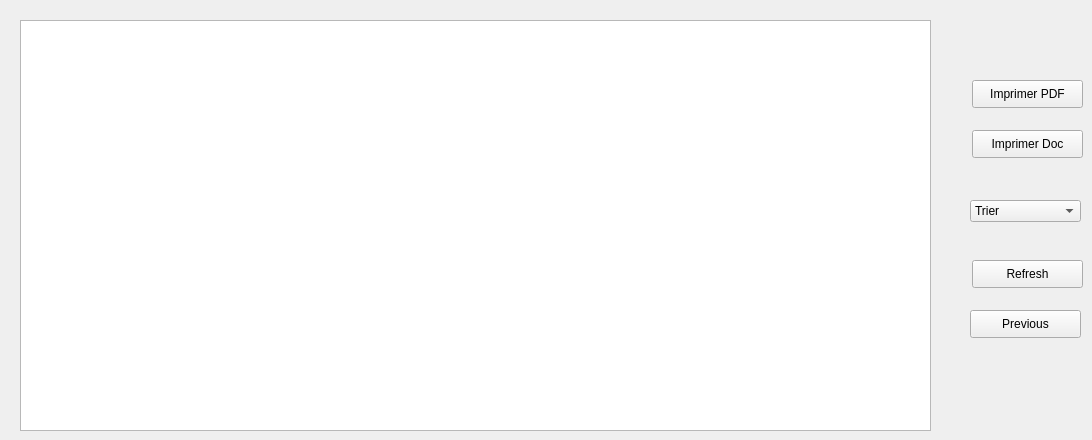
      <widget class="QWidget" name="tab_4">
       <attribute name="title">
        <string>Afficher Commandes de Ventes</string>
       </attribute>
       <widget class="QTableView" name="tableView_Com">
        <property name="geometry">
         <rect>
          <x>20</x>
          <y>20</y>
          <width>911</width>
          <height>411</height>
         </rect>
        </property>
       </widget>
       <widget class="QPushButton" name="pushButton_7">
        <property name="geometry">
         <rect>
          <x>972</x>
          <y>80</y>
          <width>111</width>
          <height>28</height>
         </rect>
        </property>
        <property name="text">
         <string>Imprimer PDF</string>
        </property>
       </widget>
       <widget class="QPushButton" name="pushButton_8">
        <property name="geometry">
         <rect>
          <x>972</x>
          <y>130</y>
          <width>111</width>
          <height>28</height>
         </rect>
        </property>
        <property name="text">
         <string>Imprimer Doc</string>
        </property>
       </widget>
       <widget class="QComboBox" name="comboBox_20">
        <property name="geometry">
         <rect>
          <x>970</x>
          <y>200</y>
          <width>111</width>
          <height>22</height>
         </rect>
        </property>
        <item>
         <property name="text">
          <string>Trier</string>
         </property>
        </item>
        <item>
         <property name="text">
          <string>Tout</string>
         </property>
        </item>
        <item>
         <property name="text">
          <string>Id_CommandesVente</string>
         </property>
        </item>
        <item>
         <property name="text">
          <string>nom_Produit</string>
         </property>
        </item>
        <item>
         <property name="text">
          <string>Prix</string>
         </property>
        </item>
        <item>
         <property name="text">
          <string>Date_Fabrication</string>
         </property>
        </item>
       </widget>
       <widget class="QPushButton" name="Refresh">
        <property name="geometry">
         <rect>
          <x>972</x>
          <y>260</y>
          <width>111</width>
          <height>28</height>
         </rect>
        </property>
        <property name="text">
         <string>Refresh</string>
        </property>
       </widget>
       <widget class="QPushButton" name="Previous">
        <property name="geometry">
         <rect>
          <x>970</x>
          <y>310</y>
          <width>111</width>
          <height>28</height>
         </rect>
        </property>
        <property name="text">
         <string>Previous</string>
        </property>
       </widget>
      </widget>
